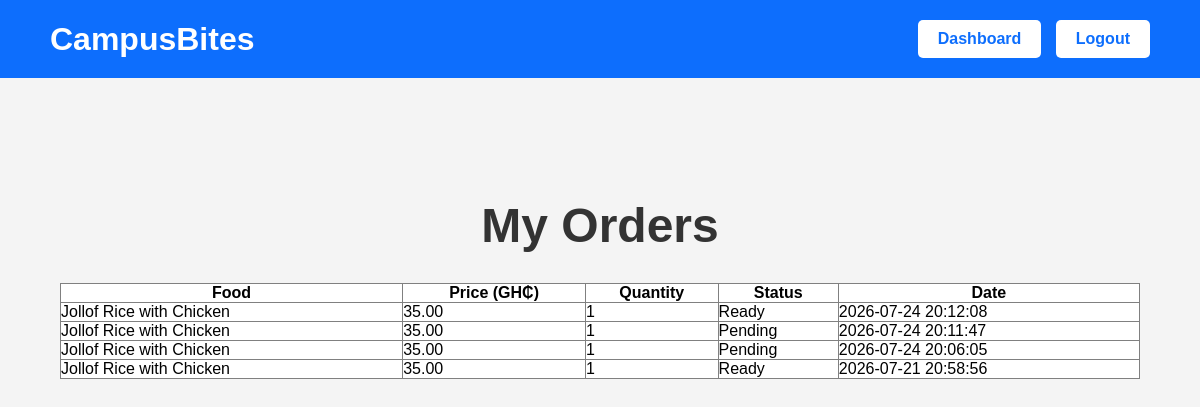
Screenshot of /order_history.php (signed in) with the database file from the repository.
### tables this page shows
CREATE TABLE `orders` (
  `id` int(11) NOT NULL,
  `user_id` int(11) NOT NULL,
  `food_id` int(11) NOT NULL,
  `quantity` int(11) DEFAULT 1,
  `status` varchar(50) DEFAULT 'Pending',
  `ordered_at` timestamp NOT NULL DEFAULT current_timestamp()
);

CREATE TABLE `foods` (
  `id` int(11) NOT NULL,
  `food_name` varchar(100) NOT NULL,
  `price` decimal(10,2) NOT NULL,
  `image` varchar(255) NOT NULL,
  `description` text DEFAULT NULL,
  `created_at` timestamp NOT NULL DEFAULT current_timestamp()
);

### order_history.php (the view, shortened to what this page needs)
<?php
include("db.php");
$user = mysqli_fetch_assoc(mysqli_query($conn, "SELECT * FROM users WHERE fullname='".$_SESSION['fullname']."'"));
$user_id = $user['id'];
$orders = mysqli_query($conn,"
SELECT orders.id, foods.food_name, foods.price, orders.quantity, orders.status, orders.ordered_at
FROM orders
JOIN foods ON orders.food_id = foods.id
WHERE orders.user_id = '$user_id'
ORDER BY orders.ordered_at DESC
");
?>
<!DOCTYPE html>
<html>
<head>
    <link rel="stylesheet" href="css/style.css">
</head>
<body>
<div class="navbar">
    <div class="logo">CampusBites</div>
    <div class="nav-buttons">
        <a href="student_dashboard.php" class="btn">Dashboard</a>
        <a href="logout.php" class="btn">Logout</a>
    </div>
</div>
<div class="hero">
    <h1>My Orders</h1>
</div>
<table border="1" cellpadding="10" cellspacing="0" style="margin:30px auto; width:90%; border-collapse:collapse; background:white;">
<tr>
    <th>Food</th>
    <th>Price (GH₵)</th>
    <th>Quantity</th>
    <th>Status</th>
    <th>Date</th>
</tr>
<?php while($row = mysqli_fetch_assoc($orders)){ ?>
<tr>
    <td><?php echo $row['food_name']; ?></td>
    <td><?php echo $row['price']; ?></td>
    <td><?php echo $row['quantity']; ?></td>
    <td><?php echo $row['status']; ?></td>
    <td><?php echo $row['ordered_at']; ?></td>
</tr>
<?php } ?>
</table>
</body>
</html>

### css/style.css (style rules this page uses)
* { margin:0; padding:0; box-sizing:border-box; font-family:Arial, Helvetica, sans-serif; }
body { background:#f4f4f4; }
.navbar { background:#0d6efd; color:white; display:flex; justify-content:space-between; align-items:center; padding:20px 50px; }
.logo { font-size:32px; font-weight:bold; }
.nav-buttons .btn { text-decoration:none; background:white; color:#0d6efd; padding:10px 20px; border-radius:5px; margin-left:10px; font-weight:bold; }
.hero { text-align:center; margin-top:120px; }
.hero h1 { font-size:48px; color:#333; margin-bottom:20px; }
.btn { display:inline-block; background:#007bff; color:white; padding:10px 20px; border:none; border-radius:5px; text-decoration:none; cursor:pointer; }

### rows the page displays
orders: food.food_name "Jollof Rice with Chicken", food.price "35.00", quantity "1", status "Ready", ordered_at "2026-07-24 20:12:08"
orders: food.food_name "Jollof Rice with Chicken", food.price "35.00", quantity "1", status "Pending", ordered_at "2026-07-24 20:11:47"
orders: food.food_name "Jollof Rice with Chicken", food.price "35.00", quantity "1", status "Pending", ordered_at "2026-07-24 20:06:05"
orders: food.food_name "Jollof Rice with Chicken", food.price "35.00", quantity "1", status "Ready", ordered_at "2026-07-21 20:58:56"
